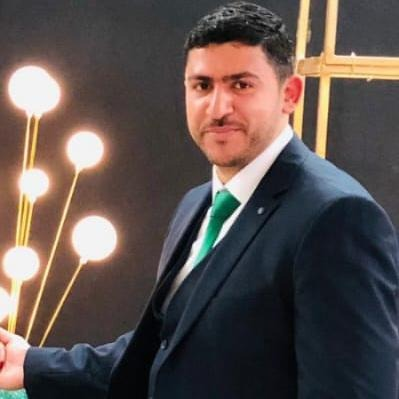
#> input picture upload/16788625090.png, 399 x 399 px
$ python -i perceptual_match.py   (imports and definitions only)
#> lines starting #> are read from the running program, lines starting #| are printed output that depends on the picture
#> further down, picture is the input picture: PIL image 399x399 RGBA; mean R, G, B, A 91.9, 81.1, 78, 255
#!/usr/bin/env python3
"""Compare user screenshots against ALL cinema image files using perceptual hashing and histogram comparison."""
import os
from PIL import Image
import numpy as np

CUSTOMERS_DIR = '/home/z/my-project/public/customers'
UPLOAD_DIR = '/home/z/my-project/upload'

# All cinema images
RIGHT_IMAGES = [f'client-{i:02d}.jpg' for i in range(1, 55)] + \
    [f'customer-dsc-{i:02d}.jpg' for i in range(1, 15)] + \
    ['website-navvis-use-3.jpg', 'website-navvis-use-4.jpg', 'website-navvis-use-5.jpg', 'website-navvis-use-6.jpg',
     'website-1A.png', 'website-2A.png', 'website-3A.png', 'website-5A.png', 'website-6A.png',
     'website-7A.png', 'website-8A.png', 'website-9A.png', 'website-10A.png', 'website-12A.png',
     'trimble-s9.jpg', 'gps-rover.jpg']

LEFT_IMAGES = [f'client-{i:02d}.jpg' for i in range(1, 55)] + \
    ['navvis-full-use-4.jpg', 'navvis-full-use-5.jpg', 'navvis-full-use-6.jpg',
     'navvis-scanning.jpg', 'navvis-industrial.jpg', 'navvis-screen.jpg', 'navvis-team.jpg',
     'field-surveyor.jpg', 'surveyor-site.jpg', 'cat-excavator.jpg',
     'trimble-s9.jpg', 'gps-rover.jpg',
     'website-navvis-use-3.jpg', 'website-navvis-use-4.jpg',
     'website-navvis-use-5.jpg', 'website-navvis-use-6.jpg']

ALL_CINEMA = list(set(RIGHT_IMAGES + LEFT_IMAGES))

screenshots = [
    ('Screenshot 2026-06-16 090920.png', 'hexagram_star'),
    ('Screenshot 2026-06-16 091056.png', 'hexagram_star_2'),
    ('Screenshot 2026-06-16 091113.png', 'hebrew_logo_1'),
    ('Screenshot 2026-06-16 091148.png', 'hebrew_logo_2'),
]

def compute_phash(img, hash_size=16):
    """Compute perceptual hash."""
    img = img.convert('RGB').resize((hash_size, hash_size), Image.LANCZOS)
    arr = np.array(img, dtype=float)
    gray = np.mean(arr, axis=2)
    median = np.median(gray)
    return (gray > median).flatten()

def hamming_distance(h1, h2):
    return np.sum(h1 != h2)

def color_histogram(img, bins=32):
#> called with bins = 32
    img = img.convert('RGB').resize((100, 100), Image.LANCZOS)
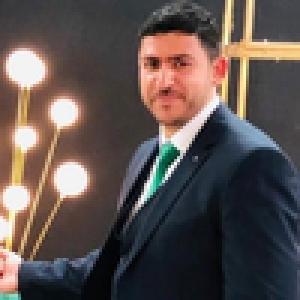
#> img: PIL image 100x100 RGB (shown 3 times larger); mean R, G, B 91.8, 81.1, 78
    arr = np.array(img)
    hist = []
    for c in range(3):
        h, _ = np.histogram(arr[:,:,c], bins=bins, range=(0, 256))
        hist.extend(h / max(h.sum(), 1))
#> after the loop, hist = 96 values, max 0.16 at index 71, min 0.0026 at index 63, mean 0.0312
    return np.array(hist)

def hist_correlation(h1, h2):
    """Pearson correlation between histograms."""
    h1 = h1 - h1.mean()
    h2 = h2 - h2.mean()
    denom = np.sqrt(np.sum(h1**2) * np.sum(h2**2))
    if denom == 0:
        return 0
    return np.sum(h1 * h2) / denom

# [45 lines not run here, left out]

>>> from PIL import Image
>>> picture = Image.open('../upload/16788625090.png')
>>> result = color_histogram(picture)
#> result has the same summary as hist in color_histogram

$ run again, on upload/عدنان شومان.jpg
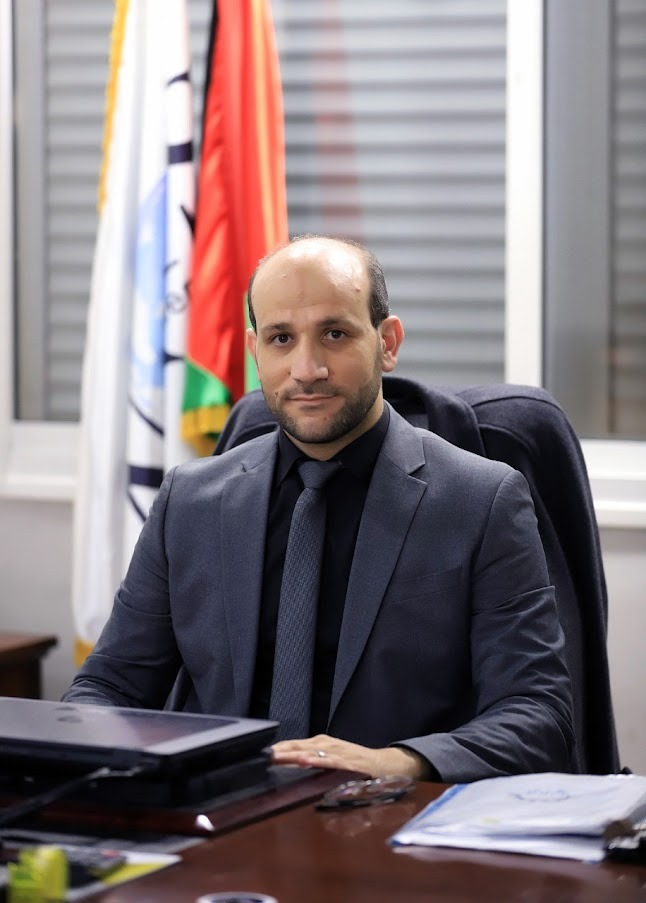
#> input picture upload/عدنان شومان.jpg, 646 x 903 px
#> picture is the input picture: PIL image 646x903 RGB; mean R, G, B 129.6, 118.6, 122.2
#> in color_histogram, `img = img.convert('RGB').resize((100, 100), Image.LANCZOS)`:
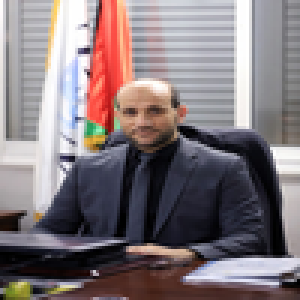
#> img: PIL image 100x100 RGB (shown 3 times larger); mean R, G, B 129.6, 118.6, 122.2
#> after the loop in color_histogram, `for c in range(3):`: hist = 96 values, max 0.074 at index 31, min 0.0123 at index 61, mean 0.0312
#> result has the same summary as hist in color_histogram

$ run again, on upload/ولاء البكري.png
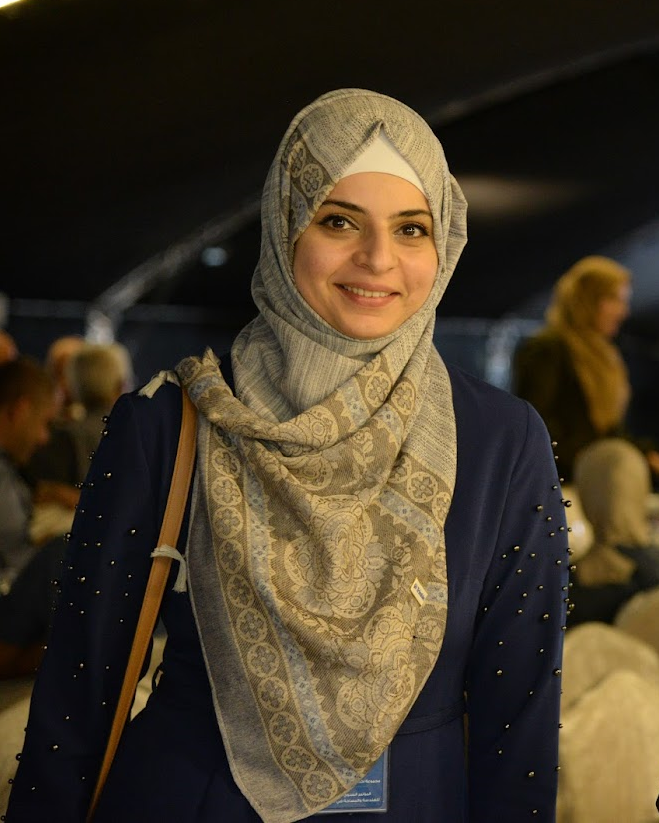
#> input picture upload/ولاء البكري.png, 659 x 823 px
#> picture is the input picture: PIL image 659x823 RGB; mean R, G, B 67, 55.8, 38.4
#> in color_histogram, `img = img.convert('RGB').resize((100, 100), Image.LANCZOS)`:
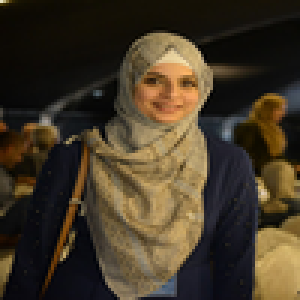
#> img: PIL image 100x100 RGB (shown 3 times larger); mean R, G, B 67, 55.8, 38.4
#> after the loop in color_histogram, `for c in range(3):`: hist = 96 values, max 0.303 at index 33, min 0 at index 60, mean 0.0312
#> result has the same summary as hist in color_histogram
